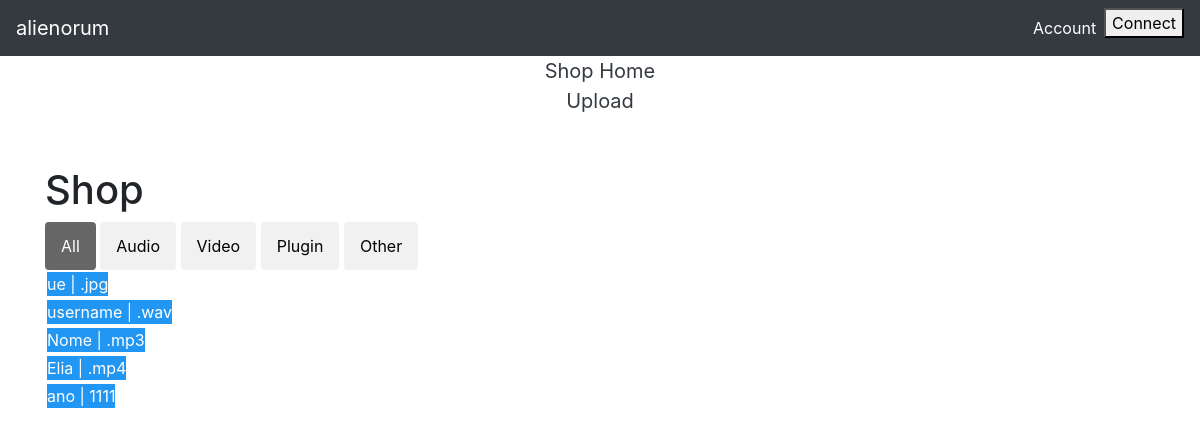
The app's page /shop/ with its own data.
### Database/models.py (models this page shows, shortened)
class Post(models.Model):
    name = models.CharField(max_length=50)
    description = models.TextField()
    filetype = models.CharField(max_length=15)
    quantity = models.IntegerField()
    price = models.IntegerField()
    file_location = models.CharField(max_length=1000000)
    sold = models.BooleanField()
    created_at = models.DateTimeField(auto_now=True)
    class Meta:
        ordering = ["-created_at"]

### music/views.py (the view)
# urls.py: url(r'^shop/', vs.shop, name='shop'),
def shop(request):
    post = Post.objects.all()
    return render(request, 'web3auth/shop.html', {'post':post})

### templates/web3auth/shop.html
{% extends 'web3auth/base.html' %}
{% block content %}
{% load static %}
  <link rel="stylesheet" href="{% static 'css/stile.css' %}">
    <h1>Shop</h1>
<div id="myBtnContainer">
  <button class="btn active" onclick="filterSelection('all')">All</button>
  <button class="btn" onclick="filterSelection('audio')">Audio</button>
  <button class="btn" onclick="filterSelection('video')">Video</button>
  <button class="btn" onclick="filterSelection('plugin')">Plugin</button>
  <button class="btn" onclick="filterSelection('other')">Other</button>
</div>
    {% if post %}
         {% for p in post%}
<div class="container">
    <div class="row">
            {% if p.filetype == ".mp4" %}
      <div class="filterDiv video show"><a class="text-white" href="{% url 'single' name=p.name pk=p.pk %}">{{p.name}}   |   {{p.filetype}}</a></div>
                {% elif p.filetype == ".mp3" or p.filetype == ".wav" or p.filetype == ".aiff" %}
      <div class="filterDiv audio show"><a class="text-white" href="{% url 'single' name=p.name pk=p.pk %}">{{p.name}}   |   {{p.filetype}}</a></div>
                    {% elif p.filetype == ".vst" or p.filetype == ".au"  %}
      <div class="filterDiv audio show"><a class="text-white" href="{% url 'single' name=p.name pk=p.pk %}">{{p.name}}   |   {{p.filetype}}</a></div>
    {% else %}
          <div class="filterDiv other show"><a class="text-white" href="{% url 'single' name=p.name pk=p.pk %}">{{p.name}}   |   {{p.filetype}}</a></div>
            {% endif %}
        {% endfor %}
        {% else %}
    <h1>No NFT created!</h1>
    {% endif %}
    </div>
</div>
{% endblock content %}

### static/css/stile.css (style rules this page uses)
.container { overflow: hidden; }
.filterDiv { float: left; background-color: #2196F3; color: #ffffff; text-align: center; margin: 2px; display: none; }
.show { display: block; }
.btn { border: none; outline: none; padding: 12px 16px; background-color: #f1f1f1; cursor: pointer; }
.btn.active { background-color: #666; color: white; }

### records on screen
Post: name "ue", filetype ".jpg"
Post: name "username", filetype ".wav"
Post: name "Nome", filetype ".mp3"
Post: name "Elia", filetype ".mp4"
Post: name "ano", filetype "1111"
